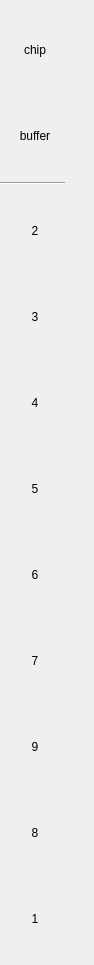
<?xml version="1.0" encoding="UTF-8"?>
<ui version="4.0">
 <class>AngKToolWidget</class>
 <widget class="QWidget" name="AngKToolWidget">
  <property name="geometry">
   <rect>
    <x>0</x>
    <y>0</y>
    <width>94</width>
    <height>965</height>
   </rect>
  </property>
  <property name="minimumSize">
   <size>
    <width>70</width>
    <height>0</height>
   </size>
  </property>
  <property name="maximumSize">
   <size>
    <width>94</width>
    <height>16777215</height>
   </size>
  </property>
  <property name="windowTitle">
   <string>AngKToolWidget</string>
  </property>
  <layout class="QVBoxLayout" name="verticalLayout_2">
   <property name="spacing">
    <number>0</number>
   </property>
   <property name="leftMargin">
    <number>0</number>
   </property>
   <property name="topMargin">
    <number>0</number>
   </property>
   <property name="rightMargin">
    <number>0</number>
   </property>
   <property name="bottomMargin">
    <number>0</number>
   </property>
   <item>
    <widget class="QWidget" name="widget" native="true">
     <property name="minimumSize">
      <size>
       <width>70</width>
       <height>0</height>
      </size>
     </property>
     <property name="maximumSize">
      <size>
       <width>70</width>
       <height>16777215</height>
      </size>
     </property>
     <layout class="QVBoxLayout" name="verticalLayout">
      <property name="spacing">
       <number>6</number>
      </property>
      <property name="leftMargin">
       <number>0</number>
      </property>
      <property name="topMargin">
       <number>10</number>
      </property>
      <property name="rightMargin">
       <number>0</number>
      </property>
      <property name="bottomMargin">
       <number>0</number>
      </property>
      <item>
       <widget class="QToolButton" name="chipSelectToolButton">
        <property name="minimumSize">
         <size>
          <width>70</width>
          <height>80</height>
         </size>
        </property>
        <property name="text">
         <string>chip</string>
        </property>
        <property name="iconSize">
         <size>
          <width>21</width>
          <height>23</height>
         </size>
        </property>
        <property name="checkable">
         <bool>false</bool>
        </property>
        <property name="popupMode">
         <enum>QToolButton::DelayedPopup</enum>
        </property>
        <property name="toolButtonStyle">
         <enum>Qt::ToolButtonTextUnderIcon</enum>
        </property>
        <property name="autoRaise">
         <bool>true</bool>
        </property>
       </widget>
      </item>
      <item>
       <widget class="QToolButton" name="bufferToolButton">
        <property name="minimumSize">
         <size>
          <width>70</width>
          <height>80</height>
         </size>
        </property>
        <property name="text">
         <string>buffer</string>
        </property>
        <property name="iconSize">
         <size>
          <width>21</width>
          <height>23</height>
         </size>
        </property>
        <property name="checkable">
         <bool>false</bool>
        </property>
        <property name="popupMode">
         <enum>QToolButton::DelayedPopup</enum>
        </property>
        <property name="toolButtonStyle">
         <enum>Qt::ToolButtonTextUnderIcon</enum>
        </property>
        <property name="autoRaise">
         <bool>true</bool>
        </property>
       </widget>
      </item>
      <item>
       <widget class="Line" name="line">
        <property name="minimumSize">
         <size>
          <width>65</width>
          <height>0</height>
         </size>
        </property>
        <property name="maximumSize">
         <size>
          <width>65</width>
          <height>16777215</height>
         </size>
        </property>
        <property name="orientation">
         <enum>Qt::Horizontal</enum>
        </property>
       </widget>
      </item>
      <item>
       <widget class="QToolButton" name="eraseToolButton">
        <property name="minimumSize">
         <size>
          <width>70</width>
          <height>80</height>
         </size>
        </property>
        <property name="text">
         <string>2</string>
        </property>
        <property name="iconSize">
         <size>
          <width>21</width>
          <height>23</height>
         </size>
        </property>
        <property name="checkable">
         <bool>true</bool>
        </property>
        <property name="popupMode">
         <enum>QToolButton::DelayedPopup</enum>
        </property>
        <property name="toolButtonStyle">
         <enum>Qt::ToolButtonTextUnderIcon</enum>
        </property>
        <property name="autoRaise">
         <bool>true</bool>
        </property>
       </widget>
      </item>
      <item>
       <widget class="QToolButton" name="blankToolButton">
        <property name="minimumSize">
         <size>
          <width>70</width>
          <height>80</height>
         </size>
        </property>
        <property name="text">
         <string>3</string>
        </property>
        <property name="iconSize">
         <size>
          <width>21</width>
          <height>23</height>
         </size>
        </property>
        <property name="checkable">
         <bool>true</bool>
        </property>
        <property name="popupMode">
         <enum>QToolButton::DelayedPopup</enum>
        </property>
        <property name="toolButtonStyle">
         <enum>Qt::ToolButtonTextUnderIcon</enum>
        </property>
        <property name="autoRaise">
         <bool>true</bool>
        </property>
       </widget>
      </item>
      <item>
       <widget class="QToolButton" name="programToolButton">
        <property name="minimumSize">
         <size>
          <width>70</width>
          <height>80</height>
         </size>
        </property>
        <property name="text">
         <string>4</string>
        </property>
        <property name="iconSize">
         <size>
          <width>21</width>
          <height>23</height>
         </size>
        </property>
        <property name="checkable">
         <bool>true</bool>
        </property>
        <property name="popupMode">
         <enum>QToolButton::DelayedPopup</enum>
        </property>
        <property name="toolButtonStyle">
         <enum>Qt::ToolButtonTextUnderIcon</enum>
        </property>
        <property name="autoRaise">
         <bool>true</bool>
        </property>
       </widget>
      </item>
      <item>
       <widget class="QToolButton" name="verifyToolButton">
        <property name="minimumSize">
         <size>
          <width>70</width>
          <height>80</height>
         </size>
        </property>
        <property name="text">
         <string>5</string>
        </property>
        <property name="iconSize">
         <size>
          <width>21</width>
          <height>23</height>
         </size>
        </property>
        <property name="checkable">
         <bool>true</bool>
        </property>
        <property name="popupMode">
         <enum>QToolButton::DelayedPopup</enum>
        </property>
        <property name="toolButtonStyle">
         <enum>Qt::ToolButtonTextUnderIcon</enum>
        </property>
        <property name="autoRaise">
         <bool>true</bool>
        </property>
       </widget>
      </item>
      <item>
       <widget class="QToolButton" name="readToolButton">
        <property name="minimumSize">
         <size>
          <width>70</width>
          <height>80</height>
         </size>
        </property>
        <property name="text">
         <string>6</string>
        </property>
        <property name="iconSize">
         <size>
          <width>21</width>
          <height>23</height>
         </size>
        </property>
        <property name="checkable">
         <bool>true</bool>
        </property>
        <property name="popupMode">
         <enum>QToolButton::DelayedPopup</enum>
        </property>
        <property name="toolButtonStyle">
         <enum>Qt::ToolButtonTextUnderIcon</enum>
        </property>
        <property name="autoRaise">
         <bool>true</bool>
        </property>
       </widget>
      </item>
      <item>
       <widget class="QToolButton" name="secureToolButton">
        <property name="minimumSize">
         <size>
          <width>70</width>
          <height>80</height>
         </size>
        </property>
        <property name="text">
         <string>7</string>
        </property>
        <property name="iconSize">
         <size>
          <width>21</width>
          <height>23</height>
         </size>
        </property>
        <property name="checkable">
         <bool>true</bool>
        </property>
        <property name="popupMode">
         <enum>QToolButton::DelayedPopup</enum>
        </property>
        <property name="toolButtonStyle">
         <enum>Qt::ToolButtonTextUnderIcon</enum>
        </property>
        <property name="autoRaise">
         <bool>true</bool>
        </property>
       </widget>
      </item>
      <item>
       <widget class="QToolButton" name="protectToolButton">
        <property name="minimumSize">
         <size>
          <width>70</width>
          <height>80</height>
         </size>
        </property>
        <property name="text">
         <string>9</string>
        </property>
        <property name="iconSize">
         <size>
          <width>21</width>
          <height>23</height>
         </size>
        </property>
        <property name="checkable">
         <bool>true</bool>
        </property>
        <property name="popupMode">
         <enum>QToolButton::DelayedPopup</enum>
        </property>
        <property name="toolButtonStyle">
         <enum>Qt::ToolButtonTextUnderIcon</enum>
        </property>
        <property name="autoRaise">
         <bool>true</bool>
        </property>
       </widget>
      </item>
      <item>
       <widget class="QToolButton" name="illegalToolButton">
        <property name="minimumSize">
         <size>
          <width>70</width>
          <height>80</height>
         </size>
        </property>
        <property name="text">
         <string>8</string>
        </property>
        <property name="iconSize">
         <size>
          <width>21</width>
          <height>23</height>
         </size>
        </property>
        <property name="checkable">
         <bool>true</bool>
        </property>
        <property name="popupMode">
         <enum>QToolButton::DelayedPopup</enum>
        </property>
        <property name="toolButtonStyle">
         <enum>Qt::ToolButtonTextUnderIcon</enum>
        </property>
        <property name="autoRaise">
         <bool>true</bool>
        </property>
       </widget>
      </item>
      <item>
       <widget class="QToolButton" name="defineToolButton">
        <property name="minimumSize">
         <size>
          <width>70</width>
          <height>80</height>
         </size>
        </property>
        <property name="text">
         <string>1</string>
        </property>
        <property name="iconSize">
         <size>
          <width>21</width>
          <height>23</height>
         </size>
        </property>
        <property name="checkable">
         <bool>true</bool>
        </property>
        <property name="popupMode">
         <enum>QToolButton::DelayedPopup</enum>
        </property>
        <property name="toolButtonStyle">
         <enum>Qt::ToolButtonTextUnderIcon</enum>
        </property>
        <property name="autoRaise">
         <bool>true</bool>
        </property>
       </widget>
      </item>
      <item>
       <spacer name="verticalSpacer">
        <property name="orientation">
         <enum>Qt::Vertical</enum>
        </property>
        <property name="sizeHint" stdset="0">
         <size>
          <width>20</width>
          <height>40</height>
         </size>
        </property>
       </spacer>
      </item>
     </layout>
    </widget>
   </item>
  </layout>
 </widget>
 <layoutdefault spacing="6" margin="11"/>
 <resources/>
 <connections/>
</ui>
